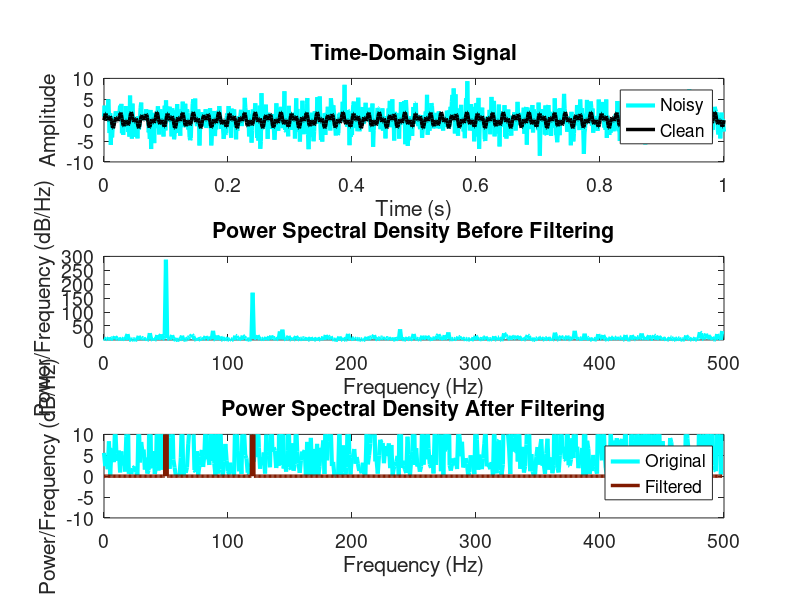

Write MATLAB code to recreate this figure.
% Two frequency signals
dt = 0.001; % Create a signal in time with delta t .001
t = 0:dt:1; % Signal is from 0 to 1
fclean = sin(2*pi*50*t) + sin(2*pi*120*t); % Sum of two frequencies
f = fclean + 2.5*randn(size(t)); % Add noise

figure; set(gcf, 'Position', [1500 200 2000 2000])

% Plot the time-domain signal
subplot(3,1,1)
plot(t, f, 'c', 'LineWidth', 3); hold on
plot(t, fclean, 'k', 'LineWidth', 2.5)
l1 = legend('Noisy', 'Clean'); set(l1, 'FontSize', 14)
xlabel('Time (s)', 'FontSize', 14)
ylabel('Amplitude', 'FontSize', 14)
title('Time-Domain Signal', 'FontSize', 16)
ylim([-10 10]); set(gca, 'FontSize', 14)

% FFT
n = length(t); 
fhat = fft(f, n); % Compute FFT
PSD = abs(fhat).^2 / n; % Power spectrum
freq = (0:n-1) * (1/(dt*n)); % Create x-axis of frequencies
L = 1:floor(n/2); % Only plot the first half of frequencies

% Plot the PSD before filtering
subplot(3,1,2);
plot(freq(L), PSD(L), 'c', 'LineWidth', 3); hold on
xlabel('Frequency (Hz)', 'FontSize', 14)
ylabel('Power/Frequency (dB/Hz)', 'FontSize', 14)
title('Power Spectral Density Before Filtering', 'FontSize', 16)
set(gca, 'FontSize', 14)

% Power Spectral Density (PSD) filter noise
indices = PSD > 100; % Find all frequencies with larger power
PSDclean = PSD .* indices; % Zero out all others
fhat = fhat .* indices'; % Zero out small Fourier coefficients in fhat
ffilt = ifft(fhat); % Inverse FFT for filtered time signal

% Plot the PSD after filtering
subplot(3,1,3);
plot(freq(L), PSD(L), 'c', 'LineWidth', 3); hold on
plot(freq(L), PSDclean(L), '-', 'Color', [.5 .1 0], 'LineWidth', 2.5)
xlabel('Frequency (Hz)', 'FontSize', 14)
ylabel('Power/Frequency (dB/Hz)', 'FontSize', 14)
title('Power Spectral Density After Filtering', 'FontSize', 16)
legend('Original', 'Filtered', 'FontSize', 14)
ylim([-10 10]); set(gca, 'FontSize', 14)
